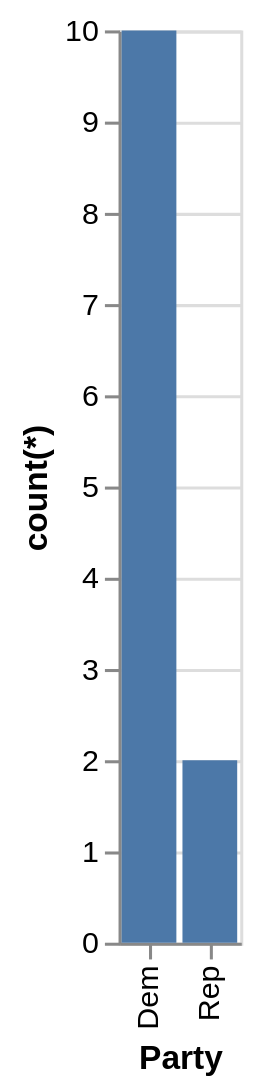

Write a Vega-Lite specification for this figure.
### Vega-Lite specification from a JSON file in a GitHub repository (floating-point values rounded to 4 significant figures)
{"data": {"values": [{"x_data": "Dem", "y_data": 10}, {"x_data": "Rep", "y_data": 2}]}, "mark": "bar", "encoding": {"x": {"field": "x_data", "type": "nominal", "title": "Party", "sort": "ascending"}, "y": {"field": "y_data", "type": "quantitative", "title": "count(*)"}}}
